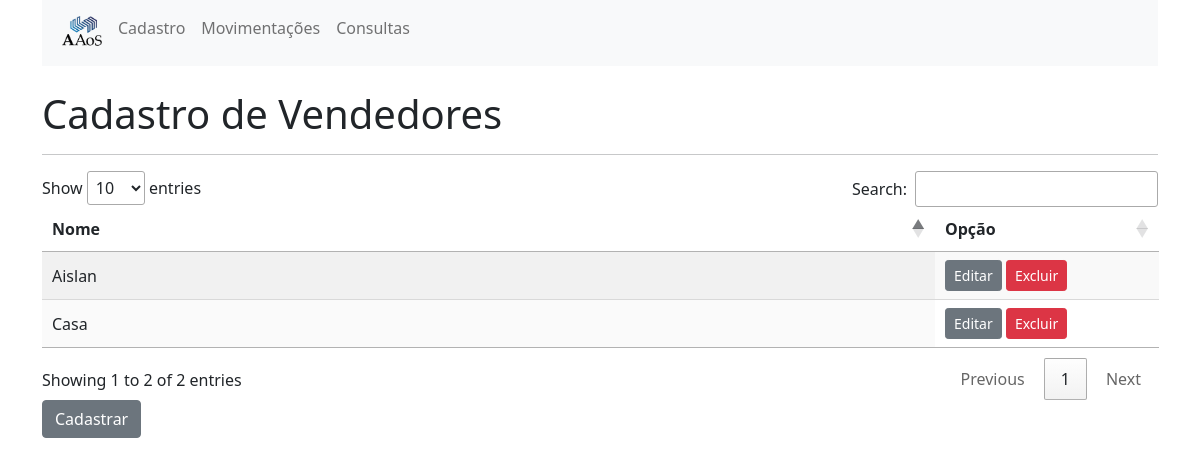
/vendedores/, run on an earlier commit of the app's database.
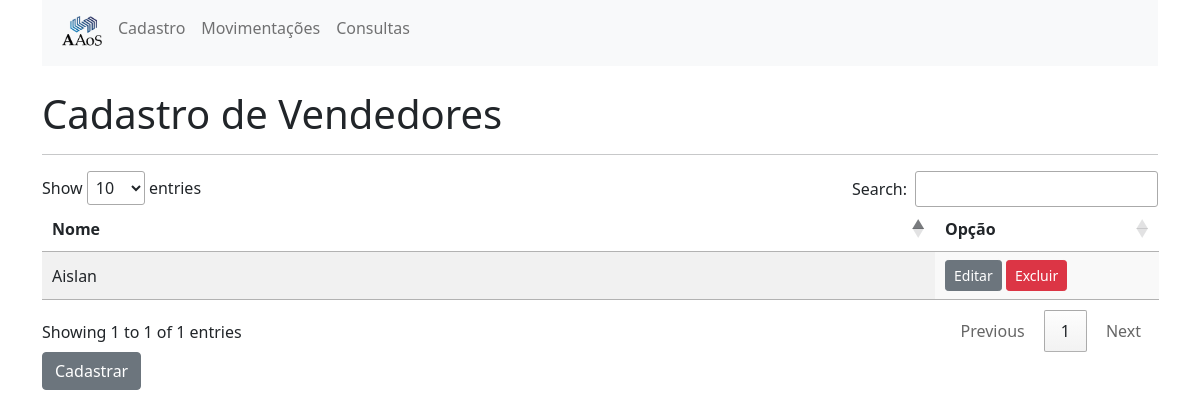
And on a later commit of the database.
### cadastros/models.py (models this page shows, shortened)
class Vendedor(models.Model):
    nome = models.CharField(
        verbose_name="Nome do vendedor",
        max_length=50
    )
    class Meta:
        db_table = "cad_vendendor"
        verbose_name = "Vendedor"
        verbose_name_plural = "Vendedores"

### cadastros/views.py (the view)
# urls.py: path('vendedores/', views.list_vendedores, name='list_vendedores'),
def list_vendedores(request):
    vendeores = Vendedor.objects.all()
    return render(request, 'cadastros/vendedores.html', {'vendedores':vendeores})

### cadastros/templates/cadastros/vendedores.html (shortened to what this page needs)
{% extends 'cadastros/base.html' %}
{% block content %}
    <br>
    <h1>Cadastro de Vendedores</h1>
    <hr>
    <table id="vendedores_table" class="display">
        <thead>
            <tr>
                <th>Nome</th>
                <th>Opção</th>
            </tr>
        </thead>
        <tbody>
            {% for vendedor in vendedores %}
                <tr>
                    <td>
                        {{vendedor.nome}}
                    </td>
                    <td>
                       <a href="{% url 'edit_vendedor' pk=vendedor.pk %}" class="btn btn-secondary btn-sm">Editar</a>
                       <a href="{% url 'delete_vendedor' pk=vendedor.pk %}" class="btn btn-danger btn-sm">Excluir</a>
                    </td>
                </tr>
            {% endfor %}
        </tbody>
    </table>
    <a href={% url 'new_vendedor' %} class="btn btn-secondary">Cadastrar</a>
{% endblock %}

What changed in the data, as far as the page shows it:
removed Vendedor: nome "Casa"
Also different on the page:
text written by a page script: "Show entries Search: Showing 1 to 2 of 2 entries Previous 1 Next" → "Show entries Search: Showing 1 to 1 of 1 entries Previous 1 Next"
